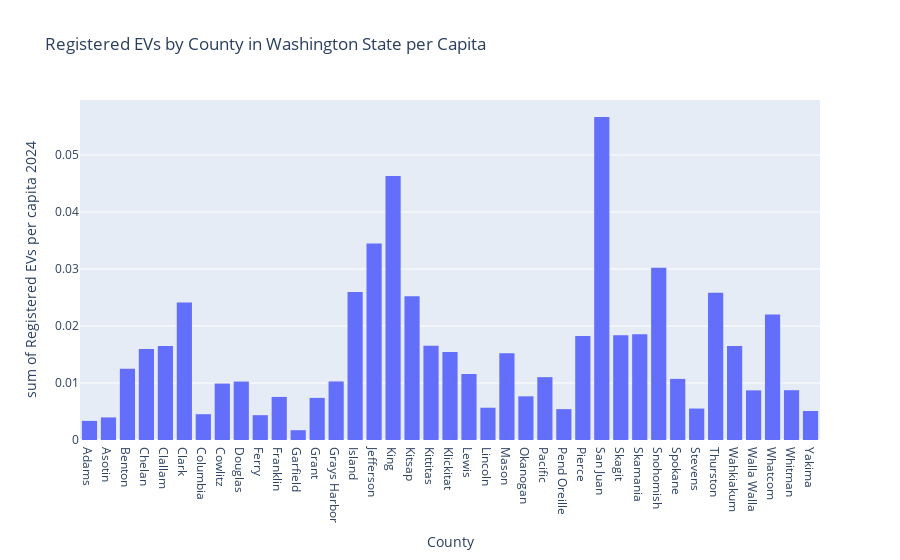

Notebook code for this chart:
### Markdown cell above
Now let's graph the histogram:

### Code cell
fig=px.histogram(
    ev_and_pop_data,
    x="County",
    y="Registered EVs per capita 2024",
    title = "Registered EVs by County in Washington State per Capita"
)
fig.show()

### Figure 1 — Plotly figure (JSON) as saved in the notebook; plotly's stock layout.template omitted (floating-point values rounded to 4 significant figures)
{"data": [{"alignmentgroup": "True", "bingroup": "x", "histfunc": "sum", "hovertemplate": "County=%{x}<br>sum of Registered EVs per capita 2024=%{y}<extra></extra>", "legendgroup": "", "marker": {"color": "#636efa", "pattern": {"shape": ""}}, "name": "", "offsetgroup": "", "orientation": "v", "showlegend": false, "type": "histogram", "x": ["Adams", "Asotin", "Benton", "Chelan", "Clallam", "Clark", "Columbia", "Cowlitz", "Douglas", "Ferry", "Franklin", "Garfield", "Grant", "Grays Harbor", "Island", "Jefferson", "King", "Kitsap", "Kittitas", "Klickitat", "Lewis", "Lincoln", "Mason", "Okanogan", "Pacific", "Pend Oreille", "Pierce", "San Juan", "Skagit", "Skamania", "Snohomish", "Spokane", "Stevens", "Thurston", "Wahkiakum", "Walla Walla", "Whatcom", "Whitman", "Yakima"], "xaxis": "x", "y": [0.003353, 0.00396, 0.01251, 0.01598, 0.01651, 0.02412, 0.004528, 0.009903, 0.01025, 0.004354, 0.007556, 0.00172, 0.007388, 0.01027, 0.02597, 0.03448, 0.04632, 0.02522, 0.01654, 0.01544, 0.01157, 0.005664, 0.01521, 0.007662, 0.01102, 0.005415, 0.01826, 0.05667, 0.01836, 0.01855, 0.03022, 0.01072, 0.005519, 0.02586, 0.01648, 0.00871, 0.02203, 0.008738, 0.005091], "yaxis": "y"}], "layout": {"barmode": "relative", "legend": {"tracegroupgap": 0}, "title": {"text": "Registered EVs by County in Washington State per Capita"}, "xaxis": {"anchor": "y", "domain": [0, 1], "title": {"text": "County"}}, "yaxis": {"anchor": "x", "domain": [0, 1], "title": {"text": "sum of Registered EVs per capita 2024"}}}}
